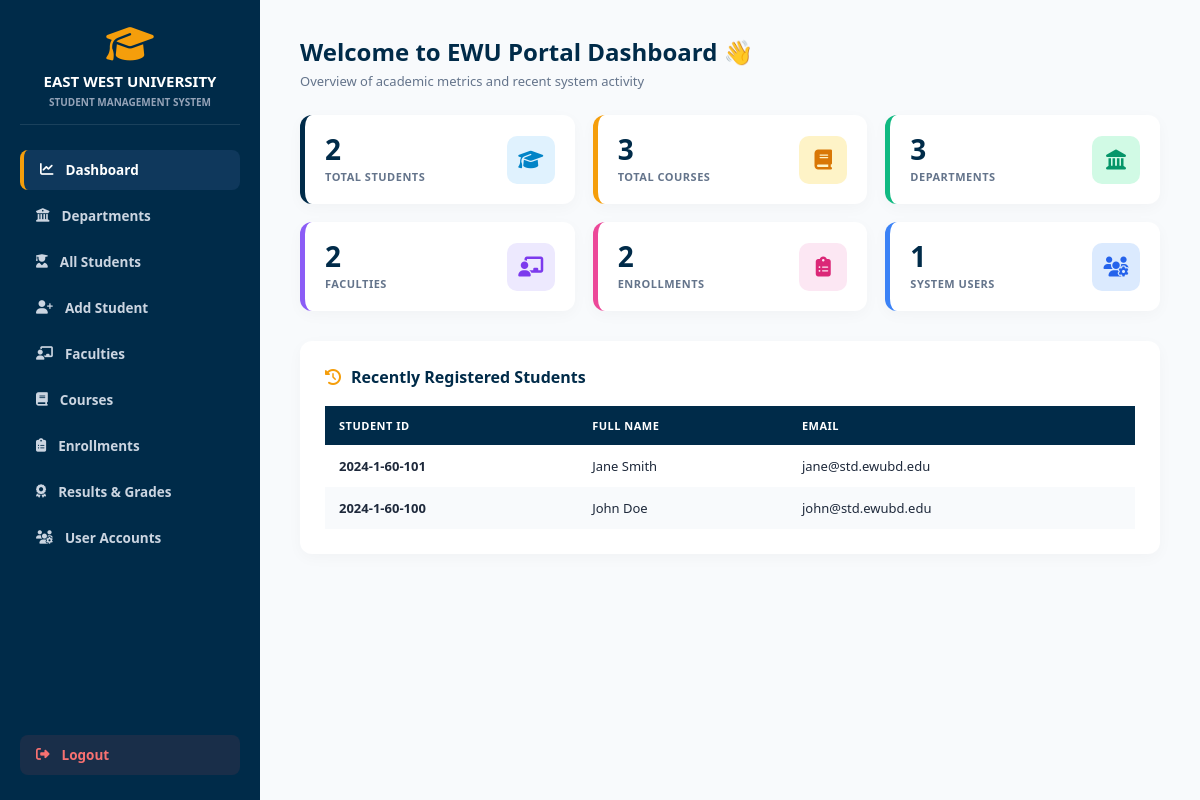
/dashboard.php (signed in), run on the app's committed database.
### tables this page shows
CREATE TABLE STUDENTS (
    Student_ID VARCHAR(20) PRIMARY KEY,
    Full_Name VARCHAR(100) NOT NULL,
    Date_of_Birth DATE NULL,
    Gender ENUM('Male', 'Female', 'Other') DEFAULT 'Male',
    Blood_Group VARCHAR(5) DEFAULT 'A+',
    Phone VARCHAR(20) NULL,
    Email VARCHAR(100) NOT NULL,
    Address TEXT NULL,
    Department_ID INT,
    FOREIGN KEY (Department_ID) REFERENCES DEPARTMENTS(Department_ID) ON DELETE SET NULL ON UPDATE CASCADE
);

### dashboard.php (the view, shortened to what this page needs)
<?php
$host = 'localhost'; $db = 'ewu_sms'; $user = 'root'; $pass = '';
$pdo = new PDO("mysql:host=$host;dbname=$db;charset=utf8mb4", $user, $pass, [PDO::ATTR_ERRMODE => PDO::ERRMODE_EXCEPTION]);
$totalStudents   = $pdo->query("SELECT COUNT(*) FROM STUDENTS")->fetchColumn();
$totalCourses    = $pdo->query("SELECT COUNT(*) FROM COURSES")->fetchColumn();
$totalDepts      = $pdo->query("SELECT COUNT(*) FROM DEPARTMENTS")->fetchColumn();
$totalFaculties  = $pdo->query("SELECT COUNT(*) FROM FACULTIES")->fetchColumn();
$totalEnrollments= $pdo->query("SELECT COUNT(*) FROM ENROLLMENTS")->fetchColumn();
$totalUsers      = $pdo->query("SELECT COUNT(*) FROM USERS")->fetchColumn();
$recentStudents = $pdo->query("SELECT Student_ID, Full_Name, Email FROM STUDENTS ORDER BY Student_ID DESC LIMIT 5")->fetchAll(PDO::FETCH_ASSOC);
?>
<!DOCTYPE html>
<html lang="en">
<head>
    <link rel="stylesheet" href="https://cdnjs.cloudflare.com/ajax/libs/font-awesome/6.4.0/css/all.min.css">
</head>
<body>
    <div class="sidebar">
        <div>
            <div class="brand">
                <i class="fa-solid fa-graduation-cap"></i>
                <h2>EAST WEST UNIVERSITY</h2>
                <p>Student Management System</p>
            </div>
            <div class="nav-links">
                <a href="dashboard.php" class="nav-item active"><i class="fa-solid fa-chart-line"></i> Dashboard</a>
                <a href="departments.php" class="nav-item"><i class="fa-solid fa-building-columns"></i> Departments</a>
                <a href="students.php" class="nav-item"><i class="fa-solid fa-user-graduate"></i> All Students</a>
                <a href="add_student.php" class="nav-item"><i class="fa-solid fa-user-plus"></i> Add Student</a>
                <a href="faculties.php" class="nav-item"><i class="fa-solid fa-chalkboard-user"></i> Faculties</a>
                <a href="courses.php" class="nav-item"><i class="fa-solid fa-book"></i> Courses</a>
                <a href="enrollments.php" class="nav-item"><i class="fa-solid fa-clipboard-list"></i> Enrollments</a>
                <a href="results.php" class="nav-item"><i class="fa-solid fa-award"></i> Results & Grades</a>
                <a href="users_manage.php" class="nav-item"><i class="fa-solid fa-users-gear"></i> User Accounts</a>
            </div>
        </div>
        <a href="logout.php" class="nav-item logout"><i class="fa-solid fa-right-from-bracket"></i> Logout</a>
    </div>
    <div class="main-content">
        <div class="header-bar">
            <h1>Welcome to EWU Portal Dashboard 👋</h1>
            <p>Overview of academic metrics and recent system activity</p>
        </div>
        <div class="metrics-grid">
            <div class="metric-card students">
                <div class="metric-info">
                    <h3><?php echo $totalStudents; ?></h3>
                    <p>Total Students</p>
                </div>
                <div class="metric-icon"><i class="fa-solid fa-graduation-cap"></i></div>
            </div>
            <div class="metric-card courses">
                <div class="metric-info">
                    <h3><?php echo $totalCourses; ?></h3>
                    <p>Total Courses</p>
                </div>
                <div class="metric-icon"><i class="fa-solid fa-book"></i></div>
            </div>
            <div class="metric-card depts">
                <div class="metric-info">
                    <h3><?php echo $totalDepts; ?></h3>
                    <p>Departments</p>
                </div>
                <div class="metric-icon"><i class="fa-solid fa-landmark"></i></div>
            </div>
            <div class="metric-card faculties">
                <div class="metric-info">
                    <h3><?php echo $totalFaculties; ?></h3>
                    <p>Faculties</p>
                </div>
                <div class="metric-icon"><i class="fa-solid fa-chalkboard-user"></i></div>
            </div>
            <div class="metric-card enrollments">
                <div class="metric-info">
                    <h3><?php echo $totalEnrollments; ?></h3>
                    <p>Enrollments</p>
                </div>
                <div class="metric-icon"><i class="fa-solid fa-clipboard-list"></i></div>
            </div>
            <div class="metric-card users">
                <div class="metric-info">
                    <h3><?php echo $totalUsers; ?></h3>
                    <p>System Users</p>
                </div>
                <div class="metric-icon"><i class="fa-solid fa-users-gear"></i></div>
            </div>
        </div>
        <div class="table-card">
            <h2><i class="fa-solid fa-clock-rotate-left" style="color: #f59e0b;"></i> Recently Registered Students</h2>
            <table>
                <thead>
                    <tr>
                        <th>Student ID</th>
                        <th>Full Name</th>
                        <th>Email</th>
                    </tr>
                </thead>
                <tbody>
                    <?php if(!empty($recentStudents)): ?>
                        <?php foreach($recentStudents as $student): ?>
                            <tr>
                                <td><strong><?php echo htmlspecialchars($student['Student_ID']); ?></strong></td>
                                <td><?php echo htmlspecialchars($student['Full_Name']); ?></td>
                                <td><?php echo htmlspecialchars($student['Email']); ?></td>
                            </tr>
                        <?php endforeach; ?>
                    <?php else: ?>
                        <tr><td colspan="3">No students found.</td></tr>
                    <?php endif; ?>
                </tbody>
            </table>
        </div>
    </div>
</body>
</html>

### dashboard.php (style rules this page uses)
* { box-sizing: border-box; margin: 0; padding: 0; font-family: 'Segoe UI', system-ui, sans-serif; }
body { display: flex; min-height: 100vh; background: #f8fafc; color: #1e293b; }
.sidebar { width: 260px; background: #002b49; color: white; padding: 25px 20px; display: flex; flex-direction: column; justify-content: space-between; flex-shrink: 0; }
.brand { text-align: center; margin-bottom: 25px; border-bottom: 1px solid rgba(255,255,255,0.1); padding-bottom: 15px; }
.brand i { font-size: 38px; color: #f59e0b; margin-bottom: 8px; }
.brand h2 { font-size: 15px; font-weight: 800; color: #ffffff; }
.brand p { font-size: 10px; color: #94a3b8; font-weight: 700; margin-top: 4px; text-transform: uppercase; }
.nav-links { display: flex; flex-direction: column; gap: 6px; }
.nav-item { display: flex; align-items: center; gap: 12px; padding: 11px 16px; color: #cbd5e1; text-decoration: none; border-radius: 8px; font-weight: 600; font-size: 13.5px; transition: all 0.2s; }
.nav-item.active { background: #0f385c; color: white; border-left: 4px solid #f59e0b; }
.nav-item.logout { color: #f87171; background: rgba(239, 68, 68, 0.1); margin-top: 15px; }
.main-content { flex: 1; padding: 35px 40px; overflow-y: auto; }
.header-bar h1 { font-size: 24px; color: #002b49; font-weight: 800; display: flex; align-items: center; gap: 8px; }
.header-bar p { color: #64748b; font-size: 13px; font-weight: 500; margin-top: 4px; margin-bottom: 25px; }
.metrics-grid { display: grid; grid-template-columns: repeat(auto-fit, minmax(210px, 1fr)); gap: 18px; margin-bottom: 30px; }
.metric-card { background: white; border-radius: 12px; padding: 20px; box-shadow: 0 4px 15px rgba(0,0,0,0.03); display: flex; align-items: center; justify-content: space-between; border-left: 5px solid #002b49; }
.metric-card.students { border-color: #002b49; }
.metric-card.courses { border-color: #f59e0b; }
.metric-card.depts { border-color: #10b981; }
.metric-card.faculties { border-color: #8b5cf6; }
.metric-card.enrollments { border-color: #ec4899; }
.metric-card.users { border-color: #3b82f6; }
.metric-info h3 { font-size: 28px; font-weight: 800; color: #002b49; line-height: 1; }
.metric-info p { font-size: 11px; font-weight: 800; color: #64748b; text-transform: uppercase; margin-top: 6px; letter-spacing: 0.5px; }
.metric-icon { width: 48px; height: 48px; border-radius: 10px; display: flex; align-items: center; justify-content: center; font-size: 20px; }
.students .metric-icon { background: #e0f2fe; color: #0284c7; }
.courses .metric-icon { background: #fef3c7; color: #d97706; }
.depts .metric-icon { background: #d1fae5; color: #059669; }
.faculties .metric-icon { background: #ede9fe; color: #7c3aed; }
.enrollments .metric-icon { background: #fce7f3; color: #db2777; }
.users .metric-icon { background: #dbeafe; color: #2563eb; }
.table-card { background: white; border-radius: 12px; padding: 25px; box-shadow: 0 4px 15px rgba(0,0,0,0.03); }
.table-card h2 { font-size: 16px; color: #002b49; font-weight: 800; margin-bottom: 18px; display: flex; align-items: center; gap: 10px; }
table { width: 100%; border-collapse: collapse; }
th, td { padding: 12px 14px; text-align: left; font-size: 13px; }
th { background: #002b49; color: white; text-transform: uppercase; font-size: 11px; letter-spacing: 0.5px; }
tr:nth-child(even) { background: #f8fafc; }

### data on the page
students: Student_ID "2024-1-60-101", Full_Name "Jane Smith", Email "jane@std.ewubd.edu"
students: Student_ID "2024-1-60-100", Full_Name "John Doe", Email "john@std.ewubd.edu"

### other printed values
$totalStudents "2"
$totalCourses "3"
$totalDepts "3"
$totalFaculties "2"
$totalEnrollments "2"
$totalUsers "1"
